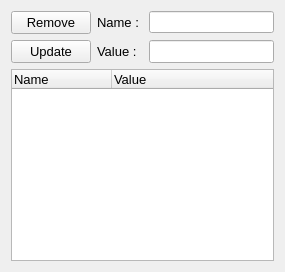
                    <widget class="QWidget" name="tab_42">
                     <attribute name="title">
                      <string>Path</string>
                     </attribute>
                     <layout class="QHBoxLayout" name="horizontalLayout_14">
                      <item>
                       <layout class="QGridLayout" name="gridLayout_30">
                        <item row="0" column="1">
                         <widget class="QLabel" name="label_46">
                          <property name="font">
                           <font>
                            <family>Segoe UI</family>
                            <pointsize>10</pointsize>
                           </font>
                          </property>
                          <property name="text">
                           <string>Name : </string>
                          </property>
                         </widget>
                        </item>
                        <item row="0" column="0">
                         <widget class="QPushButton" name="btn_tc_remove_dependency_path">
                          <property name="font">
                           <font>
                            <family>Segoe UI</family>
                            <pointsize>10</pointsize>
                           </font>
                          </property>
                          <property name="text">
                           <string>Remove</string>
                          </property>
                         </widget>
                        </item>
                        <item row="1" column="0">
                         <widget class="QPushButton" name="btn_tc_update_dependency_path">
                          <property name="font">
                           <font>
                            <family>Segoe UI</family>
                            <pointsize>10</pointsize>
                           </font>
                          </property>
                          <property name="text">
                           <string>Update</string>
                          </property>
                         </widget>
                        </item>
                        <item row="0" column="2">
                         <widget class="QLineEdit" name="textbox_tc_path_dependency_name"/>
                        </item>
                        <item row="1" column="2">
                         <widget class="QLineEdit" name="textbox_tc_path_dependency_value">
                          <property name="font">
                           <font>
                            <family>Segoe UI</family>
                            <pointsize>10</pointsize>
                           </font>
                          </property>
                         </widget>
                        </item>
                        <item row="1" column="1">
                         <widget class="QLabel" name="label_47">
                          <property name="font">
                           <font>
                            <family>Segoe UI</family>
                            <pointsize>10</pointsize>
                           </font>
                          </property>
                          <property name="text">
                           <string>Value : </string>
                          </property>
                         </widget>
                        </item>
                        <item row="2" column="0" colspan="3">
                         <widget class="QTreeWidget" name="table_tc_dependency_path">
                          <property name="font">
                           <font>
                            <family>Segoe UI</family>
                            <pointsize>10</pointsize>
                           </font>
                          </property>
                          <column>
                           <property name="text">
                            <string>Name</string>
                           </property>
                          </column>
                          <column>
                           <property name="text">
                            <string>Value</string>
                           </property>
                          </column>
                         </widget>
                        </item>
                       </layout>
                      </item>
                     </layout>
                    </widget>
